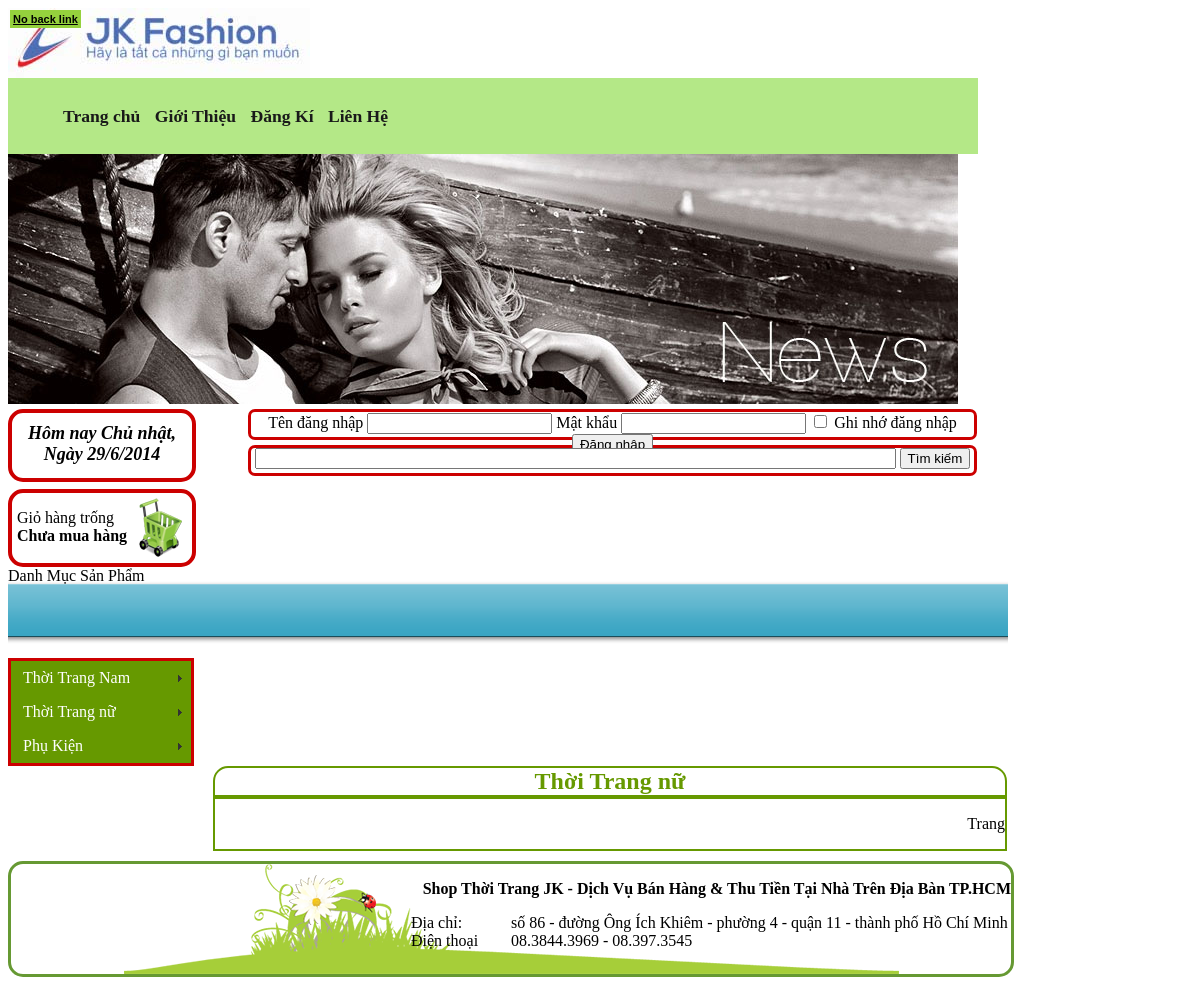
The page /index.php?link=chungloaisp&idCL=2 on the database as committed earlier.
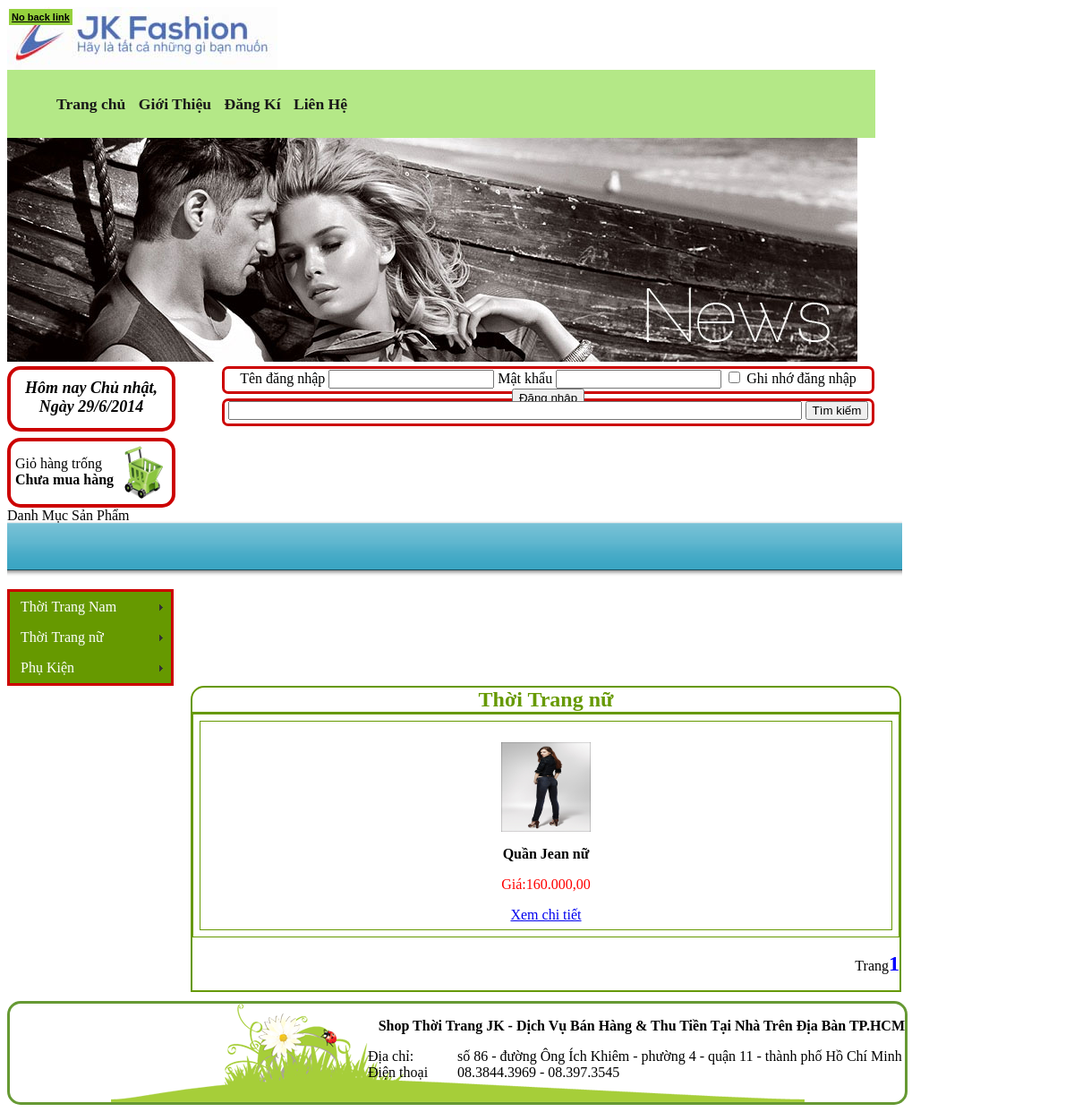
The same page on the database as committed later.
### tables this page shows
CREATE TABLE IF NOT EXISTS `chungloaisanpham` (
  `idCL` int(255) NOT NULL AUTO_INCREMENT,
  `TenCL` varchar(100) NOT NULL,
  `AnHien` int(255) NOT NULL,
  PRIMARY KEY (`idCL`)
);

CREATE TABLE IF NOT EXISTS `sanpham` (
  `idSP` int(255) NOT NULL AUTO_INCREMENT,
  `idLoai` int(255) NOT NULL DEFAULT '0',
  `idCL` int(255) NOT NULL DEFAULT '0',
  `TenSP` varchar(100) NOT NULL,
  `MoTa` text NOT NULL,
  `NgayCapNhat` date NOT NULL DEFAULT '0000-00-00',
  `Gia` int(15) NOT NULL,
  `UrlHinh` varchar(255) NOT NULL,
  `SoLanXem` int(15) DEFAULT '0',
  `SoLuongTonKho` int(15) DEFAULT '0',
  `SoLuongDaBan` int(15) DEFAULT '0',
  `AnHien` int(15) NOT NULL DEFAULT '1',
  PRIMARY KEY (`idSP`)
);

### menu_doc.php (the view, shortened to what this page needs)
<link href="SpryAssets/SpryMenuBarVertical.css" rel="stylesheet" type="text/css" />
<ul id="MenuBar1" class="MenuBarVertical">
<?php
$slcl="select * from chungloaisanpham where AnHien='1'";
$qrcl=mysql_query($slcl);
while ($rowcl=mysql_fetch_array($qrcl))
{
?>
  <li><a class="MenuBarItemSubmenu" href="index.php?link=chungloaisp&idCL=<?php echo $rowcl['idCL']; ?>"><?php echo $rowcl['TenCL']; ?></a>
  </li>
<?php
}
?>
</ul>

### index.php (shortened to what this page needs)
<!DOCTYPE html PUBLIC "-//W3C//DTD XHTML 1.0 Transitional//EN" "http://www.w3.org/TR/xhtml1/DTD/xhtml1-transitional.dtd">
<html xmlns="http://www.w3.org/1999/xhtml">
<head>
<link type="text/css" href="/menu.css" rel="stylesheet" />
</head>
<body>
<div id="container">
	<div id="logo">
		<img src="images_index/logo.jpg" alt="Logo" />
	</div>
    <div id="main_nav">
		<ul>
			<li><a href="index.php">Trang chủ</a></li>
			<li><a href="#">Giới Thiệu</a></li>
			<li><a href="index.php?link=dangky">Đăng Kí</a></li>
			<li><a href="#">Liên Hệ</a></li>
		</ul>
	</div>
    <div id="banner">
       <img src="images_index/banner.jpg" alt="banner"/>
     </div>
    <div id="finding">
   	  <div id="datetime">
</div>
   		<div id="timkiem">
       		<div id="formdangnhap" align="center">
            <?php
			if (!isset ($_COOKIE['tendangnhap']) && !isset ($_SESSION['dangnhap']['tendangnhap']))
			{
			?>
        <form id="formdangnhap2" name="formdangnhap2" method="post" action="xuly_dangnhap.php">
          Tên đăng nhập
          <input type="text" name="txtuser" id="txtuser" />
        Mật khẩu
        <input type="password" name="txtpass" id="txtpass" />
        <input type="checkbox" name="checkghinho" id="checkghinho" />
        Ghi nhớ đăng nhập
        <input type="submit" name="butdangnhap" id="butdangnhap" value="Đăng nhập" />
        </form>
        <?php
			}
		  ?>
        </div>
        	<div id="formtimkiem" align="center" >
      	  <form id="formtimkiem2" name="formtimkiem2" method="post" action="index.php?link=timkiem">
      	    <input name="txttimkiem" type="text" id="txttimkiem" size="77" />
   	        <input type="submit" name="buttimkiem" id="buttimkiem" value="Tìm kiếm" />
      	  </form>
      	</div>
      </div>
    </div>
    <div id="content">
   	  <div id="left">
        <div id="giohang">
        <?php
		if (isset ($_SESSION['giohang']) && count ($_SESSION['giohang'])>0)
		{
		?>
        <p>Có <b><?php echo count($_SESSION['giohang']) ?></b> sản phẩm<br /><a href="index.php?link=chitietgiohang">Chi Tiết Giỏ Hàng</a></p>
        <?php
		}
		else
		{
		?>
        <p>Giỏ hàng trống<br /><b>Chưa mua hàng</b></p>
        <?php
		}
		?>
</div>
        	<div id="menu">Danh Mục Sản Phẩm</div>
            <div id="menudoc"><?php include ("menu_doc.php"); ?></div>
        </div>
        <div id="right">
        <?php
		switch (@$_GET['link'])
		{
			case "chungloaisp": include ("sanphamtheochungloai.php"); break;
		}
        ?>
        </div>
</div>
  <div id="footer">
    <p align="right"><b>Shop Thời Trang JK - Dịch Vụ Bán Hàng & Thu Tiền Tại Nhà Trên Địa Bàn TP.HCM</b><br />
    <table width="600" border="0" cellspacing="0" cellpadding="0" align="right">
  <tr>
    <td width="100">Địa chỉ:</td>
    <td width="500">số 86 - đường Ông Ích Khiêm - phường 4 - quận 11 - thành phố Hồ Chí Minh</td>
  </tr>
  <tr>
    <td>Điện thoại</td>
    <td>08.3844.3969 - 08.397.3545</td>
  </tr>
  <tr>
    <td>&nbsp;</td>
    <td>&nbsp;</td>
  </tr>
</table>
</p>
</div>
</div>
</body>
</html>

### sanphamtheochungloai.php (shortened to what this page needs)
<!DOCTYPE html PUBLIC "-//W3C//DTD XHTML 1.0 Transitional//EN" "http://www.w3.org/TR/xhtml1/DTD/xhtml1-transitional.dtd">
<html xmlns="http://www.w3.org/1999/xhtml">
<head>
</head>
<body>
<?php
if (isset ($_GET['idCL']))
{
$idCL=$_GET['idCL'];
}
$slcl="select * from chungloaisanpham where idCL='$idCL'";
$qrcl=mysql_query($slcl);
?>
<div id="sanphamtheochungloai">
	<div id="namesanphamtheochungloai"><?php if ($rowcl=mysql_fetch_array($qrcl)) echo $rowcl['TenCL']; ?></div>
    <div id="contentsptcl">
    <table cellpadding="7" cellspacing="7" width="790" border="1" bordercolor="#669900">
        <?php
		$sl="select * from sanpham where idCL=".$rowcl['idCL'];
		$qr=mysql_query($sl);
		$tsd=mysql_num_rows($qr);
		$sc=5;
		$sd=2*$sc;
		$tst=ceil($tsd/$sd);
		if (isset ($_GET['trang']))
		$trang=intval($_GET['trang']);
		else
		$trang=1;
		$vitri=($trang-1)*$sd;
		$sl2="select * from sanpham where idCL=".$rowcl['idCL']." limit $vitri,$sd";
		$qr2=mysql_query($sl2);
		while ($row2=mysql_fetch_array($qr2))
		{
		?>
        <tr>
<td width="140" valign="middle" align="center">
            	<p><a href="index.php?link=sanpham&idSP=<?php echo $row2['idSP']; ?>"><img src="images/<?php echo $row2['UrlHinh'];?>" width="100" height="100" /></a></p>
            	<p><b><?php echo $row2['TenSP']; ?></b></p>
            	<p style="color:#F00">Giá:<?php echo number_format($row2['Gia'],2,",",".");?></p>
                <a href="index.php?link=sanpham&idSP=<?php echo $row2['idSP']; ?>">Xem chi tiết</a>
            </td>
        </tr>
        <?php
		}
		?>
        </table>
        <p align="right"><?php
	echo "Trang";
	for ($i=1;$i<=$tst;$i++)
	{
		if ($i==$trang)
		echo "<b><font size='5'; color='blue'>".$i."</font></b>";
		else
		echo "<a href='index.php?link=chungloaisp&idCL=".$_GET['idCL']."&trang=".$i."'.>".$i." "."</a>";
	}
?></p>
    </div>
</div>
</body>
</html>

### css/menu.css (style rules this page uses)
#menu { position:relative; height:91px; background:url(images_index/menu.png) repeat-x 0 center; }

### SpryAssets/SpryMenuBarVertical.css (style rules this page uses)
ul.MenuBarVertical { margin: 0; padding: 0; list-style-type: none; font-size: 100%; cursor: default; width: 180px; }
ul.MenuBarVertical li { margin: 0; padding: 0; list-style-type: none; font-size: 100%; position: relative; text-align: left; cursor: pointer; width: 180px; }
ul.MenuBarVertical { border: 3px solid #C00; }
ul.MenuBarVertical a { display: block; cursor: pointer; background-color:#690; padding: 0.5em 0.75em; color: #FFF; text-decoration: none; background-repeat: repeat; }
ul.MenuBarVertical a.MenuBarItemSubmenu { background-image: url(SpryMenuBarRight.gif); background-repeat: no-repeat; background-position: 95% 50%; }

### index.php (style rules this page uses)
#logo img { float: left; }
#main_nav { font-size: 1.1em; background: #b4e887; heigth: 15px; overflow: hidden; padding: 10px; width: 950px; }
#main_nav li { display: inline; }
#main_nav li a { padding: 5px; text-decoration: none; color: #191919; font-weight: bold; }
#formdangnhap { height: 25px; width: 723px; border: 3px solid #C00; text-align: center; vertical-align: middle; border-radius: 7px; margin-bottom: 5px; margin-top: 5px; }
#right { width: 800px; margin-left: 170px; border-radius:15px; }
#timkiem { height: 80px; width: 800px; background-image: none; background-repeat: no-repeat; margin-left: 240px; }
#formtimkiem { height: 25px; width: 723px; border: 3px solid #C00; margin-bottom: 35px; text-align: center; vertical-align: middle; border-radius: 7px; }
#datetime { float: left; height: 55px; width: 180px; border: 4px solid #C00; border-radius: 15px; text-align: center; vertical-align: middle; padding-top: 10px; font-style: italic; font-weight: bolder; font-size: 18px; }
#content { width: 1000px; }
#giohang { height: 70px; width: 175px; background-image: url(images_index/icon_gio_hang.png); background-repeat: no-repeat; background-position: right center; border: 4px solid #C00; border-radius: 15px; padding-left: 5px; text-align: left; vertical-align: middle; }
#footer { background-image: url(images_index/footer_bg.png); background-repeat: no-repeat; background-position: center center; clear: both; height: 110px; width: 1000px; border: 3px solid #693; margin-top: 10px; border-radius: 15px; }

### sanphamtheochungloai.php (style rules this page uses)
#namesanphamtheochungloai { width: 100%; border-bottom-width: 2px; border-bottom-style: solid; border-bottom-color: #690; font-size: 24px; font-weight: bolder; text-align: center; color: #690; }
#contentsptcl { width: 100%; }

Rows that differ between the two databases and show on the page:
added sanpham: UrlHinh (picture), TenSP "Quần Jean nữ", Gia "160.000,00"
Other text that changed with them:
new list line: "1"
